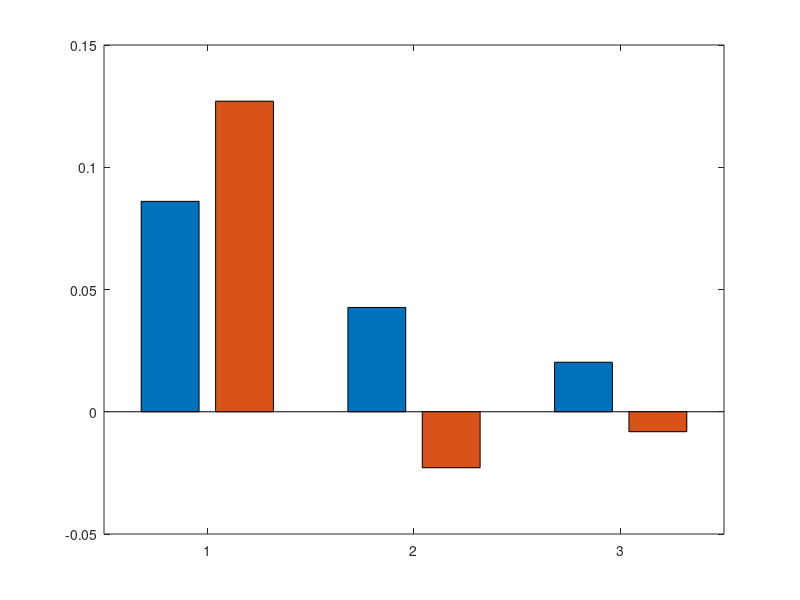

This chart was generated by the following MATLAB code: (Note: this script raises an error after producing the figure.)



%%%%%%%%%%%%%%%%%%%%%%%%%%%%%%%%
% Statistical Analysis for Theta band (TFDs)
% and figure plots
% The software license is in license.txt
%%%%%%%%%%%%%%%%%%%%%%%%%%%%%%%%%
clc;
clear all
cd /Volumes/Karlos_SAP/Databases/BrainVision/Databases_paper/Theta
load theta_features.mat
% You can generate the database running the script Feature_extraction_theta.m
% and following the parameters explained in the paper
% This dataset contain the theta features used in the paper (1)-in revision
% (2017, Scientific reports).
% it loads a six sets of feature vectors with dimensions indicating numbers of infants,
% Each value corresponds to the mean power spectra calculated in the ROI.


% Theta values correspond to two groups (monolinguals and bilinguals) 
% and 3 languages or condition (nat-ita-ger)

%Reference:
% (1) "You sound familiar to me! Evoked and oscillatory EEG activity differentiates language discrimination in young monolingual and bilingual infants
% Loreto Nacar Garcia1*, C. Guerrero-Mosquera(b), M. Colomer(b), N. Sebastian-Galles(b)
% (a) Infant Studies Centre, University of British Columbia, 2136 West Mall, Vancouver, BC, V6T 1Z4, Canada
% (b) Center for Brain and Cognition, Universitat Pompeu Fabra, Ramon Trias Fargas, 25-27
% 08005 Barcelona, Spain
%*Correspondence to loreto.nacar@psych.ubc.ca


% Obtain Figure 3-b) (right) Mean power spectra for each language 
% in the Theta band from 400 to 1800 ms. 

y=[mean(theta_mono_nat) mean(theta_bi_nat);mean(theta_mono_ita) mean(theta_bi_ita)...
    ;mean(theta_mono_ger) mean(theta_bi_ger)];

%Scaling with respect to negative values (just for plotting)
% and it is not use for STAT analysis
y=2*min(min(y))*-1 + y;

e(1,1) = std(theta_mono_nat)/length(theta_mono_nat);
e(1,2) = std(theta_bi_nat)/length(theta_bi_nat);
e(2,1) = std(theta_mono_ita)/length(theta_mono_ita);
e(2,2) = std(theta_bi_ita)/length(theta_bi_ita);
e(3,1) = std(theta_mono_ger)/length(theta_mono_ger);
e(3,2) = std(theta_bi_ger)/length(theta_bi_ger);
figure, bar(y,'grouped'), hold on, errorb(y,e,'top');
set(gca,'Xtick',1:3,'XTickLabel',{'NAT','ITA','GER'},'Fontsize',10)
ylabel ('PSD (dB/Hz)','Fontsize',12)  
grid on
title('Languages comparison MONO-BI for each condition')
legend('MONO','BI')

% another way

e2=[e(:,1)';e(:,2)'];
y2=[y(:,1)';y(:,2)'];

figure, bar(y2,'grouped'), hold on, errorb(y2,e2,'top');
set(gca,'Xtick',1:2,'XTickLabel',{'MONO','BI'},'Fontsize',10)
ylabel ('PSD (dB/Hz)','Fontsize',12)  
grid on
title('Languages comparison MONO vs BI per group')
legend('NAT','ITA','GER')

pause;
%%%%%%% STATS: parametric test (after normalization test)
% individual language: ttest and signrank for paired samples

% MONO NAT vs ITA

           [h,p,ci,stats] = ttest(theta_mono_nat,theta_mono_ita);
           p_mono_nat_ita=p;
           t_mono_nat_ita=stats.tstat;
           clear p h ci stats
           
% MONO NAT vs GER
         
          
           [h,p,ci,stats] = ttest(theta_mono_nat,theta_mono_ger);
           p_mono_nat_ger=p;
           t_mono_nat_ger=stats.tstat;
           clear p h ci stats
           
% MONO ITA vs GER
           [h,p,ci,stats] = ttest(theta_mono_ita,theta_mono_ger);
           p_mono_ita_ger=p;
           t_mono_ita_ger=stats.tstat;
           clear p h ci stats 
           
           
% BI NAT vs ITA

           
           [h,p,ci,stats] = ttest(theta_bi_nat,theta_bi_ita);
           p_bi_nat_ita=p;
           t_bi_nat_ita=stats.tstat;
           clear p h ci stats
           
% BI NAT vs GER
           
           [h,p,ci,stats] = ttest(theta_bi_nat,theta_bi_ger);
           p_bi_nat_ger=p;
           t_bi_nat_ger=stats.tstat;
           clear p h ci stats
           
 % BI ITA vs GER
           [h,p,ci,stats] = ttest(theta_bi_ita,theta_bi_ger);
           p_bi_ita_ger=p;
           t_bi_ita_ger=stats.tstat;
           clear p h ci stats
           
 display('%%%%%%%%%%%%%%%%%%%%%%%%%%%%%%%%%%%%%%%%%%%%%%%%%')
 display('STATS ANALYSIS: all languages');
 display('%%%%%%%%%%%%%%%%%%%%%%%%%%%%%%%%%%%%%%%%%%%%%%%%%')
 % printing table: parametric

 matrix=[p_mono_nat_ita,p_mono_nat_ger,p_mono_ita_ger;p_bi_nat_ita,p_bi_nat_ger,p_bi_ita_ger];
 printmat(matrix, 'p values: parametric', 'MONO BI','NAT-ITA NAT-GER ITA-GER')
 
 clear matrix
 
 matrix=[t_mono_nat_ita,t_mono_nat_ger,t_mono_ita_ger;t_bi_nat_ita,t_bi_nat_ger,t_bi_ita_ger];
 printmat(matrix, 't values: parametric', 'MONO BI','NAT-ITA NAT-GER ITA-GER')

 pause;
 % for each group (MONO vs BI)
 % ttest2 and ranksum for no paired (independent) samples

 % NAT

           [h,p,ci,stats] = ttest2(theta_mono_nat,theta_bi_nat);
           p_nat=p;
           t_nat=stats.tstat;
           clear p h ci stats
% GER
         
           [h,p,ci,stats] = ttest2(theta_mono_ger,theta_bi_ger);
           p_ger=p;
           t_ger=stats.tstat;
           clear p h ci stats

% ITA
           [h,p,ci,stats] = ttest2(theta_mono_ita,theta_bi_ita);
           p_ita=p;
           t_ita=stats.tstat;
           clear p h ci stats

 display('%%%%%%%%%%%%%%%%%%%%%%%%%%%%%%%%%%%%%%%%%%%%%%%%%')
 display('STATS ANALYSIS: MONO vs BI');
 display('%%%%%%%%%%%%%%%%%%%%%%%%%%%%%%%%%%%%%%%%%%%%%%%%%')
 % printing table

 matrix=[p_nat,p_ger,p_ita;t_nat,t_ger,t_ita];
 printmat(matrix, 'Parametric:', 'p-values t values','NAT GER ITA')
 
 pause;
 %%%%%%%%%%%%%%%%%%%%%%%%
 % Analysis variance: parametric (one way ANOVA)
 
 % ANOVA
 
% General interaction with language NAT-GER-ITA and condition separately: One-way anova

% preparing data
data_All(:,1)=[theta_mono_nat;theta_bi_nat];
data_All(:,2)=[theta_mono_ger;theta_bi_ger];
data_All(:,3)=[theta_mono_ita;theta_bi_ita];

groups={'nat','ger','ita'};

% stats:  between-groups variation (Columns) and within-groups variation (Error)

%MONO
[p,table,stats]=anova1(data_All(1:length(data_All)/2,:),groups,'off');
table{2,1}='LagSound';
table{3,1}='Error';
display('%%%%%%%%%%%%%%%%%%%%%%%%%%%%%%%%%%%%%%%%%%%%%%%%%%%%%%%%%%%')
display('ANOVA ANALYSIS: Languaje interactions (MONO)');
display('%%%%%%%%%%%%%%%%%%%%%%%%%%%%%%%%%%%%%%%%%%%%%%%%%')
table 
figure,multcompare(stats);
title('MONO languaje multiple comparison (ANOVA)')
clear p table stats

pause;
%BI
[p,table,stats]=anova1(data_All(length(data_All)/2+1:end,:),groups,'off');
table{2,1}='LagSound';
table{3,1}='Error';
display('%%%%%%%%%%%%%%%%%%%%%%%%%%%%%%%%%%%%%%%%%%%%%%%%%%%%%%%%%%%')
display('ANOVA ANALYSIS: Languaje interactions (BI)');
display('%%%%%%%%%%%%%%%%%%%%%%%%%%%%%%%%%%%%%%%%%%%%%%%%%')
table 
figure,multcompare(stats);
title('BI languaje multiple comparison (ANOVA)')
clear p table stats
clear data_All groups
pause;

% interactions with groups MONO-BI
% ANOVA
% preparing data
data_All(:,1)=[theta_mono_nat;theta_mono_ger;theta_mono_ita];
data_All(:,2)=[theta_bi_nat;theta_bi_ger;theta_bi_ita];


groups={'mono','bi'};

% stats:  between-groups variation (Columns) and within-groups variation (Error)
[p,table,stats]=anova1(data_All,groups,'off');
table{2,1}='LNat';
table{3,1}='Error';
display('%%%%%%%%%%%%%%%%%%%%%%%%%%%%%%%%%%%%%%%%%%%%%%%%%%%%%%%%%%%')
display('ANOVA ANALYSIS: Group interaction');
display('%%%%%%%%%%%%%%%%%%%%%%%%%%%%%%%%%%%%%%%%%%%%%%%%%')
table 
figure,multcompare(stats);
title('MONO vs BI comparison (ANOVA)')
clear p table stats
clear data_All groups 
pause;

display('%%%%%%%%%%%%%%%%%%%%%%%%%%%%%%%%%%%%%%%%%%%%%%%%%%%%%%%%%%%')
display('Repeated measures ANOVA ANALYSIS: Full interaction');
display('%%%%%%%%%%%%%%%%%%%%%%%%%%%%%%%%%%%%%%%%%%%%%%%%%')
%%%% Repeated measures ANOVA 
% "repeated measure" means that we have (well) repeated measure on the same "subject".
% In our case: NAT, GER and ITA are the three measure points (within with repeated measures).
% Data format (LagSound, NAT=1,GER=2,ITA=3), between factor: LNat, MONO=1 and BI=2

%           ------------------     ------------------ 
%                    MONO                 BI
%           ------------------     ------------------
%    Subject   NAT  GER  ITA    Subject   NAT  GER  ITA   
%    -------------------------  -------------------------
%       1      10    8    6        29      10    8    6   
%       2       9    8    5        30      9    8    5   
%       3       8    7    4        31      8    7    4   
%       .       .    .    .        .       .    .    .    
%      28       6    3    7        56      6    3    7   
%    -------------------------     -------------------------
%
D=28; % number of subjects per group
L=3; % number of languages
% data for group
group_mon_data=[theta_mono_nat(1:D),theta_mono_ger(1:D),theta_mono_ita(1:D)];
group_mon_data=reshape(group_mon_data',numel(group_mon_data),1);
group_bi_data=[theta_bi_nat(1:D),theta_bi_ger(1:D),theta_bi_ita(1:D)];
group_bi_data=reshape(group_bi_data',numel(group_bi_data),1);

% labelling
groups=[repmat(1,[1 length(group_mon_data)]),repmat(2,[1 length(group_bi_data)])]';

LagSound=[1,2,3];
LagSound=repmat(LagSound,[1 length(groups)/length(LagSound)])';
% number of subjects and respective labels
Num_subjs=repmat(1:D,[L L-1]);
Num_subjs=reshape(Num_subjs,numel(Num_subjs),1);% 
%
% preparing data: group analysis
% LNat is a between-subject variable (BS) since each subject is in either one language group or the other. 
% LagSound (trials) is a within-subject variable (WS) since each subject performs on all three trials.
data_All(:,1)=[group_mon_data;group_bi_data];
data_All(:,2)=groups; % LNat variable
data_All(:,3)=LagSound;% within
data_All(:,4)=Num_subjs;


BWAOV2_SAP(data_All);
clear group* data_All*

